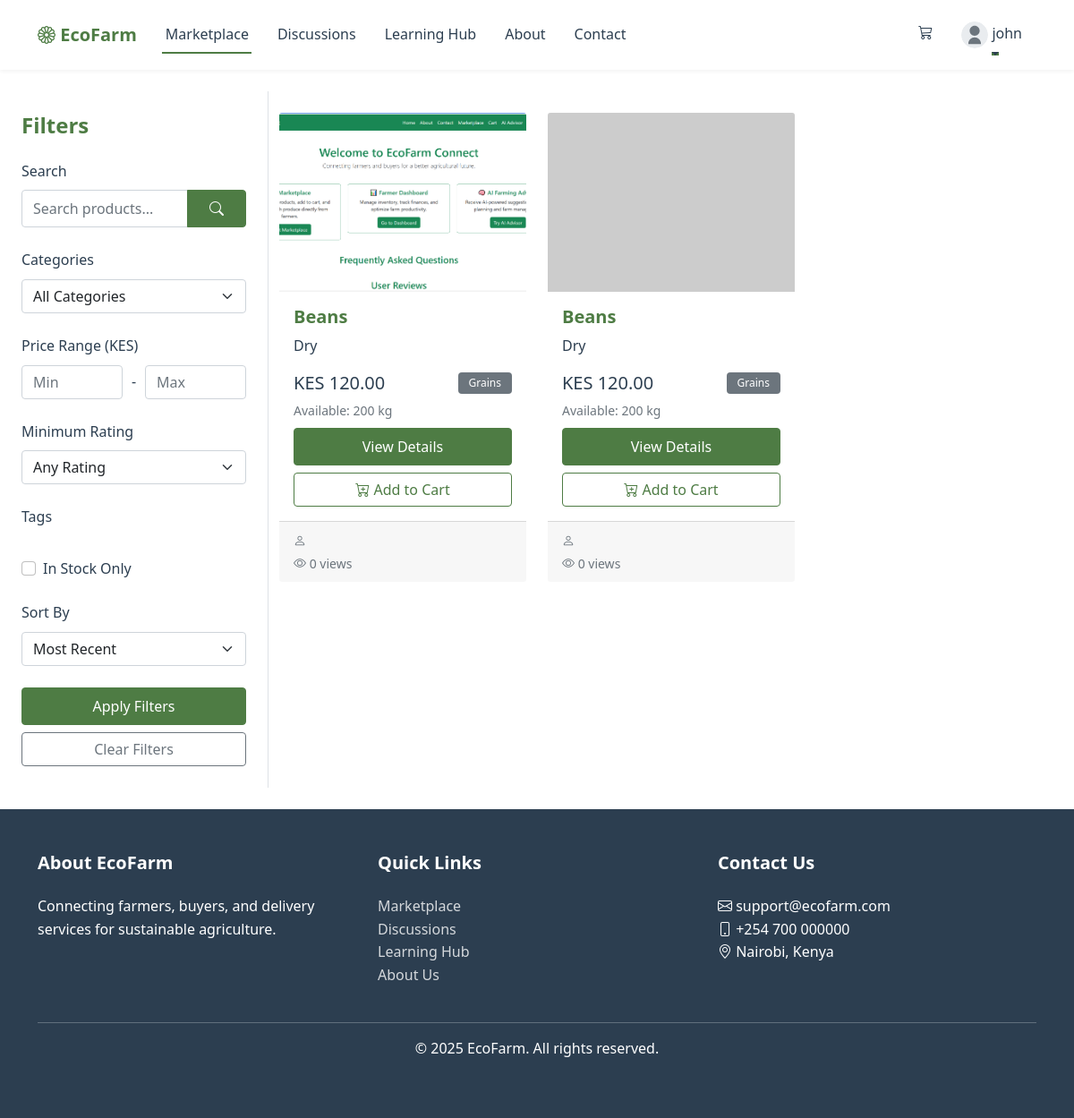
Page /marketplace/ (signed in) on the committed database.
### connect/models.py (models this page shows, shortened)
class User(AbstractUser):
    class Role(models.TextChoices):
        BUYER = 'buyer', _('Buyer')
        SELLER = 'seller', _('Seller')
        BODA_RIDER = 'boda_rider', _('Boda Rider')
        ADMIN = 'admin', _('Admin')
    role = models.CharField(
        max_length=20,
        choices=Role.choices,
        default=Role.BUYER,
    )
    phone_number = models.CharField(max_length=15, blank=True)
    location = models.CharField(max_length=255, blank=True)
    profile_picture = models.ImageField(upload_to='profile_pics/', blank=True, null=True)
    wishlist = models.ManyToManyField('Product', related_name='wishlisted_by', blank=True)
    friends = models.ManyToManyField('self', symmetrical=True, blank=True)
    following = models.ManyToManyField('self', symmetrical=False, blank=True, related_name='followers')
    bio = models.TextField(max_length=500, blank=True)
    cover_photo = models.ImageField(upload_to='cover_photos/', blank=True, null=True)
    def is_buyer(self):
        return self.role == self.Role.BUYER
    def is_seller(self):
        return self.role == self.Role.SELLER

class Product(models.Model):
    class Category(models.TextChoices):
        DAIRY = 'dairy', _('Dairy')
        SEEDS = 'seeds', _('Seeds')
        LIVESTOCK = 'livestock', _('Livestock')
        VEGETABLES = 'vegetables', _('Vegetables')
        FRUITS = 'fruits', _('Fruits')
        GRAINS = 'grains', _('Grains')
        OTHER = 'other', _('Other')
    seller = models.ForeignKey(User, on_delete=models.CASCADE, related_name='products')
    name = models.CharField(max_length=255)
    description = models.TextField()
    category = models.CharField(max_length=20, choices=Category.choices)
    price = models.DecimalField(max_digits=10, decimal_places=2)
    quantity = models.PositiveIntegerField()
    unit = models.CharField(max_length=20)  # e.g., kg, piece, dozen
    created_at = models.DateTimeField(auto_now_add=True)
    updated_at = models.DateTimeField(auto_now=True)
    is_available = models.BooleanField(default=True)
    tags = models.ManyToManyField(ProductTag, blank=True, related_name='products')
    seasonal_price = models.DecimalField(max_digits=10, decimal_places=2, null=True, blank=True)
    seasonal_start = models.DateField(null=True, blank=True)
    seasonal_end = models.DateField(null=True, blank=True)
    expiry_date = models.DateField(null=True, blank=True)
    min_order_quantity = models.PositiveIntegerField(default=1)
    max_order_quantity = models.PositiveIntegerField(null=True, blank=True)
    is_featured = models.BooleanField(default=False)
    average_rating = models.DecimalField(max_digits=3, decimal_places=2, default=0)
    total_reviews = models.PositiveIntegerField(default=0)
    views_count = models.PositiveIntegerField(default=0)

class ProductImage(models.Model):
    product = models.ForeignKey(Product, on_delete=models.CASCADE, related_name='images')
    image = models.ImageField(upload_to='product_images/')
    is_primary = models.BooleanField(default=False)
    uploaded_at = models.DateTimeField(auto_now_add=True)

### connect/views.py (the view)
# urls.py: path('marketplace/', views.marketplace, name='marketplace'),
def marketplace(request):
    products = get_filtered_products(request)
    recently_viewed = None
    if request.user.is_authenticated:
        recently_viewed_ids = request.session.get('recently_viewed', [])
        if recently_viewed_ids:
            recently_viewed = Product.objects.filter(
                id__in=recently_viewed_ids
            ).select_related('seller').prefetch_related('images')[:5]
    tags = ProductTag.objects.annotate(
        product_count=Count('products')
    ).filter(product_count__gt=0)
    price_range = Product.objects.aggregate(
        min_price=Min('price'),
        max_price=Max('price')
    )
    paginator = Paginator(products, 12)  # Show 12 products per page
    page = request.GET.get('page')
    try:
        products = paginator.page(page)
    except PageNotAnInteger:
        products = paginator.page(1)
    except EmptyPage:
        products = paginator.page(paginator.num_pages)
    context = {
        'products': products,
        'categories': Product.Category.choices,
        'tags': tags,
        'price_range': price_range,
        'recently_viewed': recently_viewed,
    }
    response = render(request, 'marketplace.html', context)
    return response

### templates/marketplace.html (shortened to what this page needs)
{% extends 'base.html' %}
{% load static %}
{% block content %}
<div class="container-fluid">
    <div class="row">
        <div class="col-md-3 filter-section p-4">
            <h4 class="mb-4">Filters</h4>
            <form method="get" id="filterForm">
                <div class="mb-4">
                    <label class="form-label">Search</label>
                    <div class="input-group">
                        <input type="text" name="search" class="form-control" placeholder="Search products..." value="{{ request.GET.search }}">
                        <button type="submit" class="btn btn-primary">
                            <i class="bi bi-search"></i>
                        </button>
                    </div>
                </div>
                <div class="mb-4">
                    <label class="form-label">Categories</label>
                    <select name="category" class="form-select" onchange="this.form.submit()">
                        <option value="">All Categories</option>
                    </select>
                </div>
                <div class="mb-4">
                    <label class="form-label">Price Range (KES)</label>
                    <div class="price-range-inputs">
                        <input type="number" name="min_price" class="form-control" placeholder="Min" value="{{ request.GET.min_price }}" min="0">
                        <span>-</span>
                        <input type="number" name="max_price" class="form-control" placeholder="Max" value="{{ request.GET.max_price }}" min="0">
                    </div>
                </div>
                <div class="mb-4">
                    <label class="form-label">Minimum Rating</label>
                    <select name="rating" class="form-select">
                        <option value="">Any Rating</option>
                    </select>
                </div>
                <div class="mb-4">
                    <label class="form-label">Tags</label>
                </div>
                <div class="mb-4">
                    <div class="form-check">
                        <input type="checkbox" name="in_stock" class="form-check-input" id="inStock"
                               value="true" {% if request.GET.in_stock == 'true' %}checked{% endif %}>
                        <label class="form-check-label" for="inStock">In Stock Only</label>
                    </div>
                </div>
                <div class="mb-4">
                    <label class="form-label">Sort By</label>
                    <select name="sort" class="form-select" onchange="this.form.submit()">
                        <option value="">Most Recent</option>
                    </select>
                </div>
                <button type="submit" class="btn btn-primary w-100">Apply Filters</button>
                <button type="button" class="btn btn-outline-secondary w-100 mt-2" onclick="clearFilters()">Clear Filters</button>
            </form>
        </div>
        <div class="col-md-9 py-4">
            <div class="row row-cols-1 row-cols-md-3 g-4">
                {% for product in products %}
                <div class="col">
                    <div class="card h-100 product-card">
                        {% if product.images.first %}
                        <img src="{{ product.images.first.image.url }}" class="card-img-top" alt="{{ product.name }}" style="height: 200px; object-fit: cover;">
                        {% else %}
                        <img src="https://via.placeholder.com/300x200" class="card-img-top" alt="{{ product.name }}" style="height: 200px; object-fit: cover;">
                        {% endif %}
                        <div class="card-body">
                            <h5 class="card-title">{{ product.name }}</h5>
                            <p class="card-text">{{ product.description|truncatewords:20 }}</p>
                            <div class="d-flex justify-content-between align-items-center mb-2">
                                {% if product.seasonal_price %}
                                <div>
                                    <span class="text-decoration-line-through text-muted">KES {{ product.price }}</span>
                                    <span class="h5 mb-0 text-danger">KES {{ product.get_current_price }}</span>
                                </div>
                                {% else %}
                                <span class="h5 mb-0">KES {{ product.price }}</span>
                                {% endif %}
                                <span class="badge bg-secondary">{{ product.get_category_display }}</span>
                            </div>
                            <p class="text-muted small mb-2">
                                Available: {{ product.quantity }} {{ product.unit }}
                            </p>
                            <div class="d-grid gap-2">
                                <a href="{% url 'product_detail' product.pk %}" class="btn btn-primary">View Details</a>
                                {% if user.is_authenticated and product.quantity > 0 %}
                                <form method="post" action="{% url 'add_to_cart' %}" class="d-grid">
                                    <button type="submit" class="btn btn-outline-primary">
                                        <i class="bi bi-cart-plus"></i> Add to Cart
                                    </button>
                                </form>
                                {% endif %}
                            </div>
                        </div>
                        <div class="card-footer">
                            <small class="text-muted">
                                <i class="bi bi-person"></i> {{ product.seller.get_full_name }}
                                <br>
                                <i class="bi bi-eye"></i> {{ product.views_count }} views
                            </small>
                        </div>
                    </div>
                </div>
                {% empty %}
                <div class="col-12">
                    <div class="alert alert-info text-center">
                        No products found matching your criteria.
                    </div>
                </div>
                {% endfor %}
            </div>
        </div>
    </div>
</div>
{% endblock %}

### templates/base.html (shortened to what this page needs)
{% load static %}
<!DOCTYPE html>
<html lang="en">
<head>
    <link href="https://cdn.jsdelivr.net/npm/bootstrap@5.1.3/dist/css/bootstrap.min.css" rel="stylesheet">
    <link rel="stylesheet" href="https://cdn.jsdelivr.net/npm/bootstrap-icons@1.8.1/font/bootstrap-icons.css">
    <link rel="stylesheet" href="{% static 'css/custom.css' %}">
</head>
<body>
    <nav class="navbar navbar-expand-lg sticky-top">
        <div class="container">
            <a class="navbar-brand" href="{% url 'home' %}">
                <i class="bi bi-flower1"></i> EcoFarm
            </a>
            <div class="collapse navbar-collapse" id="navbarNav">
                <ul class="navbar-nav me-auto">
                    <li class="nav-item">
                        <a class="nav-link {% if request.resolver_match.url_name == 'marketplace' %}active{% endif %}"
                           href="{% url 'marketplace' %}">Marketplace</a>
                    </li>
                    <li class="nav-item">
                        <a class="nav-link {% if request.resolver_match.url_name == 'discussions' %}active{% endif %}"
                           href="{% url 'discussions' %}">Discussions</a>
                    </li>
                    <li class="nav-item">
                        <a class="nav-link {% if request.resolver_match.url_name == 'learning_hub' %}active{% endif %}"
                           href="{% url 'learning_hub' %}">Learning Hub</a>
                    </li>
                    <li class="nav-item">
                        <a class="nav-link {% if request.resolver_match.url_name == 'about' %}active{% endif %}"
                           href="{% url 'about' %}">About</a>
                    </li>
                    <li class="nav-item">
                        <a class="nav-link {% if request.resolver_match.url_name == 'contact' %}active{% endif %}"
                           href="{% url 'contact' %}">Contact</a>
                    </li>
                </ul>
                <ul class="navbar-nav">
                    {% if user.is_authenticated %}
                    <li class="nav-item">
                        <a class="nav-link" href="{% url 'cart' %}">
                            <i class="bi bi-cart3"></i>
                        </a>
                    </li>
                    <li class="nav-item dropdown">
                        <a class="nav-link dropdown-toggle" href="#" id="userDropdown" role="button" data-bs-toggle="dropdown" aria-expanded="false">
                            <img src="{% if user.profile_picture %}{{ user.profile_picture.url }}{% else %}{% static 'images/default-profile.svg' %}{% endif %}"
                                 alt="{{ user.get_full_name }}" class="rounded-circle" style="width: 30px; height: 30px; object-fit: cover;">
                            {{ user.get_full_name|default:user.username }}
                        </a>
                    </li>
                    {% endif %}
                </ul>
            </div>
        </div>
    </nav>
    <main class="py-4">
        {% block content %}{% endblock %}
    </main>
    <footer class="footer mt-auto">
        <div class="container">
            <div class="row">
                <div class="col-md-4">
                    <h5>About EcoFarm</h5>
                    <p>Connecting farmers, buyers, and delivery services for sustainable agriculture.</p>
                </div>
                <div class="col-md-4">
                    <h5>Quick Links</h5>
                    <ul class="list-unstyled">
                        <li><a href="{% url 'marketplace' %}">Marketplace</a></li>
                        <li><a href="{% url 'discussions' %}">Discussions</a></li>
                        <li><a href="{% url 'learning_hub' %}">Learning Hub</a></li>
                        <li><a href="{% url 'about' %}">About Us</a></li>
                    </ul>
                </div>
                <div class="col-md-4">
                    <h5>Contact Us</h5>
                    <ul class="list-unstyled">
                        <li><i class="bi bi-envelope"></i> support@ecofarm.com</li>
                        <li><i class="bi bi-phone"></i> +254 700 000000</li>
                        <li><i class="bi bi-geo-alt"></i> Nairobi, Kenya</li>
                    </ul>
                </div>
            </div>
            <hr class="mt-4">
            <div class="text-center">
                <p>&copy; {% now "Y" %} EcoFarm. All rights reserved.</p>
            </div>
        </div>
    </footer>
</body>
</html>

### rows in the picture
User: get_full_name "john"
Product: images.first.image (picture), name "Beans", description "Dry", price "120.00", category "Grains", quantity "200", unit "kg", views_count "0"
Product: name "Beans", description "Dry", price "120.00", category "Grains", quantity "200", unit "kg", views_count "0"
